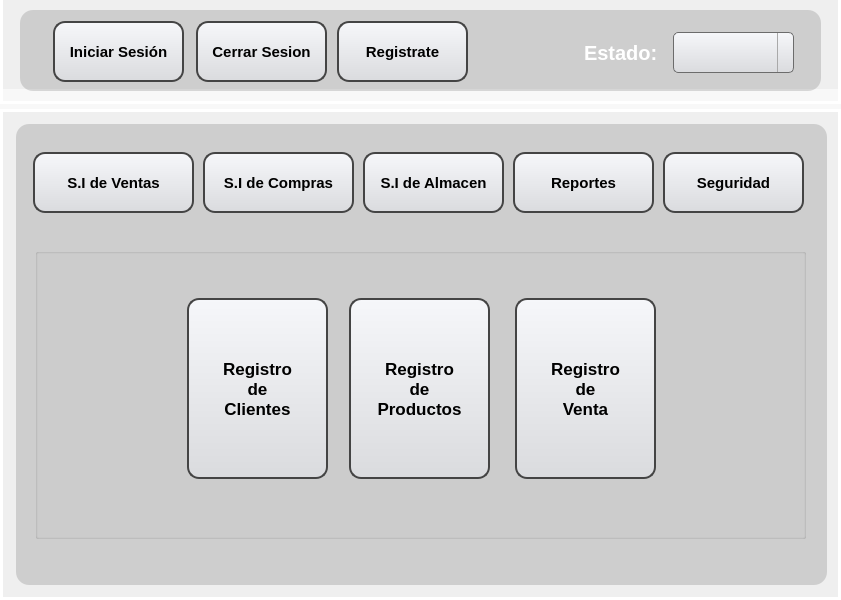
<?xml version="1.0" encoding="UTF-8"?>
<ui version="4.0">
 <class>MainWindow</class>
 <widget class="QMainWindow" name="MainWindow">
  <property name="geometry">
   <rect>
    <x>0</x>
    <y>0</y>
    <width>841</width>
    <height>600</height>
   </rect>
  </property>
  <property name="minimumSize">
   <size>
    <width>841</width>
    <height>600</height>
   </size>
  </property>
  <property name="maximumSize">
   <size>
    <width>841</width>
    <height>600</height>
   </size>
  </property>
  <property name="windowTitle">
   <string>MainWindow</string>
  </property>
  <property name="styleSheet">
   <string notr="true"/>
  </property>
  <widget class="QWidget" name="centralwidget">
   <widget class="QLabel" name="fondo1">
    <property name="geometry">
     <rect>
      <x>0</x>
      <y>0</y>
      <width>841</width>
      <height>101</height>
     </rect>
    </property>
    <property name="text">
     <string/>
    </property>
    <property name="pixmap">
     <pixmap>../IMG/fondo.png</pixmap>
    </property>
    <property name="scaledContents">
     <bool>true</bool>
    </property>
   </widget>
   <widget class="QLabel" name="fondo2">
    <property name="geometry">
     <rect>
      <x>0</x>
      <y>100</y>
      <width>841</width>
      <height>501</height>
     </rect>
    </property>
    <property name="text">
     <string/>
    </property>
    <property name="pixmap">
     <pixmap>../IMG/fondo.png</pixmap>
    </property>
    <property name="scaledContents">
     <bool>true</bool>
    </property>
   </widget>
   <widget class="QPushButton" name="bt_inicio_sesion">
    <property name="geometry">
     <rect>
      <x>53</x>
      <y>21</y>
      <width>131</width>
      <height>61</height>
     </rect>
    </property>
    <property name="font">
     <font>
      <pointsize>11</pointsize>
      <weight>75</weight>
      <bold>true</bold>
      <underline>false</underline>
      <strikeout>false</strikeout>
     </font>
    </property>
    <property name="styleSheet">
     <string notr="true">QPushButton {
	 background: qlineargradient(x1:0, y1:0, x2:0, y2:1, stop:0 #f6f7fa, stop:1 #dadbde);
	border: 2px solid #444444;
    text-align: center; 
    text-decoration: none; 
    border-radius: 12px;
}

QPushButton:hover {
	background-color: rgb(0, 255, 0);
}

QPushButton:pressed {
	background-color: rgb(0, 217, 0);
}</string>
    </property>
    <property name="text">
     <string>Iniciar Sesión</string>
    </property>
   </widget>
   <widget class="QPushButton" name="bt_ingreso_ventas">
    <property name="geometry">
     <rect>
      <x>33</x>
      <y>152</y>
      <width>161</width>
      <height>61</height>
     </rect>
    </property>
    <property name="font">
     <font>
      <pointsize>11</pointsize>
      <weight>75</weight>
      <bold>true</bold>
      <underline>false</underline>
      <strikeout>false</strikeout>
     </font>
    </property>
    <property name="styleSheet">
     <string notr="true">QPushButton {
	 background: qlineargradient(x1:0, y1:0, x2:0, y2:1, stop:0 #f6f7fa, stop:1 #dadbde);
	border: 2px solid #444444;
    text-align: center; 
    text-decoration: none; 
    border-radius: 12px;
}

QPushButton:hover {
	background-color: rgb(241, 241, 241);
}

QPushButton:pressed {
	background-color: rgb(223, 223, 223);
}</string>
    </property>
    <property name="text">
     <string>S.I de Ventas</string>
    </property>
   </widget>
   <widget class="QPushButton" name="bt_ingreso_compras">
    <property name="geometry">
     <rect>
      <x>203</x>
      <y>152</y>
      <width>151</width>
      <height>61</height>
     </rect>
    </property>
    <property name="font">
     <font>
      <pointsize>11</pointsize>
      <weight>75</weight>
      <bold>true</bold>
      <underline>false</underline>
      <strikeout>false</strikeout>
     </font>
    </property>
    <property name="styleSheet">
     <string notr="true">QPushButton {
	 background: qlineargradient(x1:0, y1:0, x2:0, y2:1, stop:0 #f6f7fa, stop:1 #dadbde);
	border: 2px solid #444444;
    text-align: center; 
    text-decoration: none; 
    border-radius: 12px;
}

QPushButton:hover {
	background-color: rgb(241, 241, 241);
}

QPushButton:pressed {
	background-color: rgb(223, 223, 223);
}</string>
    </property>
    <property name="text">
     <string>S.I de Compras</string>
    </property>
   </widget>
   <widget class="QPushButton" name="bt_ingreso_almacen">
    <property name="geometry">
     <rect>
      <x>363</x>
      <y>152</y>
      <width>141</width>
      <height>61</height>
     </rect>
    </property>
    <property name="font">
     <font>
      <pointsize>11</pointsize>
      <weight>75</weight>
      <bold>true</bold>
      <underline>false</underline>
      <strikeout>false</strikeout>
     </font>
    </property>
    <property name="styleSheet">
     <string notr="true">QPushButton {
	 background: qlineargradient(x1:0, y1:0, x2:0, y2:1, stop:0 #f6f7fa, stop:1 #dadbde);
	border: 2px solid #444444;
    text-align: center; 
    text-decoration: none; 
    border-radius: 12px;
}

QPushButton:hover {
	background-color: rgb(241, 241, 241);
}

QPushButton:pressed {
	background-color: rgb(223, 223, 223);
}</string>
    </property>
    <property name="text">
     <string>S.I de Almacen</string>
    </property>
   </widget>
   <widget class="QPushButton" name="bt_ingreso_reportes">
    <property name="geometry">
     <rect>
      <x>513</x>
      <y>152</y>
      <width>141</width>
      <height>61</height>
     </rect>
    </property>
    <property name="font">
     <font>
      <pointsize>11</pointsize>
      <weight>75</weight>
      <bold>true</bold>
      <underline>false</underline>
      <strikeout>false</strikeout>
     </font>
    </property>
    <property name="styleSheet">
     <string notr="true">QPushButton {
	 background: qlineargradient(x1:0, y1:0, x2:0, y2:1, stop:0 #f6f7fa, stop:1 #dadbde);
	border: 2px solid #444444;
    text-align: center; 
    text-decoration: none; 
    border-radius: 12px;
}

QPushButton:hover {
	background-color: rgb(241, 241, 241);
}

QPushButton:pressed {
	background-color: rgb(223, 223, 223);
}</string>
    </property>
    <property name="text">
     <string>Reportes</string>
    </property>
   </widget>
   <widget class="QPushButton" name="bt_cerrar_sesion">
    <property name="geometry">
     <rect>
      <x>196</x>
      <y>21</y>
      <width>131</width>
      <height>61</height>
     </rect>
    </property>
    <property name="font">
     <font>
      <pointsize>11</pointsize>
      <weight>75</weight>
      <bold>true</bold>
      <underline>false</underline>
      <strikeout>false</strikeout>
     </font>
    </property>
    <property name="styleSheet">
     <string notr="true">QPushButton {
	 background: qlineargradient(x1:0, y1:0, x2:0, y2:1, stop:0 #f6f7fa, stop:1 #dadbde);
	border: 2px solid #444444;
    text-align: center; 
    text-decoration: none; 
    border-radius: 12px;
}

QPushButton:hover {
	background-color: rgb(255, 0, 0);
}

QPushButton:pressed {
	background-color: rgb(166, 0, 0);
}</string>
    </property>
    <property name="text">
     <string>Cerrar Sesion</string>
    </property>
   </widget>
   <widget class="QLabel" name="label_4">
    <property name="geometry">
     <rect>
      <x>16</x>
      <y>124</y>
      <width>811</width>
      <height>461</height>
     </rect>
    </property>
    <property name="styleSheet">
     <string notr="true">background-color:rgba(0,0,0,35);
border-radius:13px</string>
    </property>
    <property name="text">
     <string/>
    </property>
   </widget>
   <widget class="QComboBox" name="cb_estado">
    <property name="geometry">
     <rect>
      <x>673</x>
      <y>32</y>
      <width>121</width>
      <height>41</height>
     </rect>
    </property>
    <property name="styleSheet">
     <string notr="true">QComboBox {
    background: qlineargradient(x1:0, y1:0, x2:0, y2:1, stop:0 #f6f7fa, stop:1 #dadbde);
    border: 1px solid #6c6c6c;
    border-radius: 5px;
    padding: 1px 18px 1px 3px;
    min-width: 6em;
}

QComboBox::drop-down {
    border-left-width: 1px;
    border-left-color: darkgray;
    border-left-style: solid;    
}
QComboBox::down-arrow {
	border-image: url(:/image/IMG/203484.png);
}

QComboBox::hover{
	background-color: rgb(241, 241, 241);
}
</string>
    </property>
    <property name="maxCount">
     <number>2147483647</number>
    </property>
   </widget>
   <widget class="QLabel" name="label_2">
    <property name="geometry">
     <rect>
      <x>584</x>
      <y>2</y>
      <width>81</width>
      <height>101</height>
     </rect>
    </property>
    <property name="font">
     <font>
      <pointsize>15</pointsize>
      <weight>75</weight>
      <bold>true</bold>
     </font>
    </property>
    <property name="styleSheet">
     <string notr="true">color: white;</string>
    </property>
    <property name="text">
     <string>Estado:</string>
    </property>
   </widget>
   <widget class="QLabel" name="label_5">
    <property name="geometry">
     <rect>
      <x>0</x>
      <y>89</y>
      <width>841</width>
      <height>20</height>
     </rect>
    </property>
    <property name="styleSheet">
     <string notr="true">background-color: rgb(248, 248, 248);</string>
    </property>
    <property name="text">
     <string/>
    </property>
   </widget>
   <widget class="QLabel" name="fondo3">
    <property name="geometry">
     <rect>
      <x>495</x>
      <y>15</y>
      <width>71</width>
      <height>71</height>
     </rect>
    </property>
    <property name="text">
     <string/>
    </property>
    <property name="pixmap">
     <pixmap>../IMG/METROSPLASH.png</pixmap>
    </property>
    <property name="scaledContents">
     <bool>true</bool>
    </property>
   </widget>
   <widget class="QLabel" name="label_7">
    <property name="geometry">
     <rect>
      <x>20</x>
      <y>10</y>
      <width>801</width>
      <height>81</height>
     </rect>
    </property>
    <property name="styleSheet">
     <string notr="true">background-color:rgba(0,0,0,35);
border-radius:13px</string>
    </property>
    <property name="text">
     <string/>
    </property>
   </widget>
   <widget class="QPushButton" name="bt_registrate">
    <property name="geometry">
     <rect>
      <x>337</x>
      <y>21</y>
      <width>131</width>
      <height>61</height>
     </rect>
    </property>
    <property name="font">
     <font>
      <pointsize>11</pointsize>
      <weight>75</weight>
      <bold>true</bold>
      <underline>false</underline>
      <strikeout>false</strikeout>
     </font>
    </property>
    <property name="styleSheet">
     <string notr="true">QPushButton {
	 background: qlineargradient(x1:0, y1:0, x2:0, y2:1, stop:0 #f6f7fa, stop:1 #dadbde);
	border: 2px solid #444444;
    text-align: center; 
    text-decoration: none; 
    border-radius: 12px;
}

QPushButton:hover {
	background-color: rgb(255, 255, 0);
}

QPushButton:pressed {
	background-color: rgb(226, 226, 0);
}</string>
    </property>
    <property name="text">
     <string>Registrate</string>
    </property>
   </widget>
   <widget class="QPushButton" name="bt_ingreso_seguridad">
    <property name="geometry">
     <rect>
      <x>663</x>
      <y>152</y>
      <width>141</width>
      <height>61</height>
     </rect>
    </property>
    <property name="font">
     <font>
      <pointsize>11</pointsize>
      <weight>75</weight>
      <bold>true</bold>
      <underline>false</underline>
      <strikeout>false</strikeout>
     </font>
    </property>
    <property name="styleSheet">
     <string notr="true">QPushButton {
	 background: qlineargradient(x1:0, y1:0, x2:0, y2:1, stop:0 #f6f7fa, stop:1 #dadbde);
	border: 2px solid #444444;
    text-align: center; 
    text-decoration: none; 
    border-radius: 12px;
}

QPushButton:hover {
	background-color: rgb(241, 241, 241);
}

QPushButton:pressed {
	background-color: rgb(223, 223, 223);
}</string>
    </property>
    <property name="text">
     <string>Seguridad</string>
    </property>
   </widget>
   <widget class="QLabel" name="label_3">
    <property name="enabled">
     <bool>false</bool>
    </property>
    <property name="geometry">
     <rect>
      <x>0</x>
      <y>109</y>
      <width>841</width>
      <height>491</height>
     </rect>
    </property>
    <property name="styleSheet">
     <string notr="true">background-color: qlineargradient(spread:pad, x1:0, y1:0, x2:0, y2:00715909, stop:0 rgba(0, 0, 0, 35), stop:0.375 rgba(0, 0, 0, 50), stop:0.835227 rgba(0, 0, 0, 75));

border: 3px solid white; </string>
    </property>
    <property name="text">
     <string/>
    </property>
   </widget>
   <widget class="QLabel" name="label_6">
    <property name="enabled">
     <bool>false</bool>
    </property>
    <property name="geometry">
     <rect>
      <x>0</x>
      <y>-7</y>
      <width>841</width>
      <height>111</height>
     </rect>
    </property>
    <property name="styleSheet">
     <string notr="true">background-color: qlineargradient(spread:pad, x1:0, y1:0, x2:0, y2:00715909, stop:0 rgba(0, 0, 0, 35), stop:0.375 rgba(0, 0, 0, 50), stop:0.835227 rgba(0, 0, 0, 75));

border: 3px solid white; </string>
    </property>
    <property name="text">
     <string/>
    </property>
   </widget>
   <widget class="QGroupBox" name="groupBox">
    <property name="geometry">
     <rect>
      <x>35</x>
      <y>248</y>
      <width>771</width>
      <height>291</height>
     </rect>
    </property>
    <property name="title">
     <string/>
    </property>
    <widget class="QPushButton" name="bt_accion1">
     <property name="geometry">
      <rect>
       <x>152</x>
       <y>50</y>
       <width>141</width>
       <height>181</height>
      </rect>
     </property>
     <property name="font">
      <font>
       <pointsize>13</pointsize>
       <weight>75</weight>
       <bold>true</bold>
       <underline>false</underline>
       <strikeout>false</strikeout>
      </font>
     </property>
     <property name="styleSheet">
      <string notr="true">QPushButton {
	 background: qlineargradient(x1:0, y1:0, x2:0, y2:1, stop:0 #f6f7fa, stop:1 #dadbde);
	border: 2px solid #444444;
    text-align: center; 
    text-decoration: none; 
    border-radius: 12px;
}

QPushButton:hover {
	background-color: rgb(166, 243, 0);
}

QPushButton:pressed {
	background-color: rgb(139, 209, 10);
}</string>
     </property>
     <property name="text">
      <string>Registro
de
Clientes</string>
     </property>
    </widget>
    <widget class="QPushButton" name="bt_accion2">
     <property name="geometry">
      <rect>
       <x>314</x>
       <y>50</y>
       <width>141</width>
       <height>181</height>
      </rect>
     </property>
     <property name="font">
      <font>
       <pointsize>13</pointsize>
       <weight>75</weight>
       <bold>true</bold>
       <underline>false</underline>
       <strikeout>false</strikeout>
      </font>
     </property>
     <property name="styleSheet">
      <string notr="true">QPushButton {
	 background: qlineargradient(x1:0, y1:0, x2:0, y2:1, stop:0 #f6f7fa, stop:1 #dadbde);
	border: 2px solid #444444;
    text-align: center; 
    text-decoration: none; 
    border-radius: 12px;
}

QPushButton:hover {
	background-color: rgb(166, 243, 0);
}

QPushButton:pressed {
	background-color: rgb(139, 209, 10);
}</string>
     </property>
     <property name="text">
      <string>Registro
de
Productos</string>
     </property>
    </widget>
    <widget class="QPushButton" name="bt_accion3">
     <property name="geometry">
      <rect>
       <x>480</x>
       <y>50</y>
       <width>141</width>
       <height>181</height>
      </rect>
     </property>
     <property name="font">
      <font>
       <pointsize>13</pointsize>
       <weight>75</weight>
       <bold>true</bold>
       <underline>false</underline>
       <strikeout>false</strikeout>
      </font>
     </property>
     <property name="styleSheet">
      <string notr="true">QPushButton {
	 background: qlineargradient(x1:0, y1:0, x2:0, y2:1, stop:0 #f6f7fa, stop:1 #dadbde);
	border: 2px solid #444444;
    text-align: center; 
    text-decoration: none; 
    border-radius: 12px;
}

QPushButton:hover {
	background-color: rgb(166, 243, 0);
}

QPushButton:pressed {
	background-color: rgb(139, 209, 10);
}</string>
     </property>
     <property name="text">
      <string>Registro
de
Venta</string>
     </property>
    </widget>
   </widget>
   <zorder>fondo2</zorder>
   <zorder>label_5</zorder>
   <zorder>fondo1</zorder>
   <zorder>label_3</zorder>
   <zorder>label_6</zorder>
   <zorder>label_4</zorder>
   <zorder>label_7</zorder>
   <zorder>label_2</zorder>
   <zorder>fondo3</zorder>
   <zorder>bt_ingreso_almacen</zorder>
   <zorder>bt_ingreso_compras</zorder>
   <zorder>cb_estado</zorder>
   <zorder>bt_ingreso_reportes</zorder>
   <zorder>bt_ingreso_seguridad</zorder>
   <zorder>bt_inicio_sesion</zorder>
   <zorder>bt_cerrar_sesion</zorder>
   <zorder>bt_registrate</zorder>
   <zorder>bt_ingreso_ventas</zorder>
   <zorder>groupBox</zorder>
  </widget>
 </widget>
 <resources>
  <include location="../WIDGET/logIMG.qrc"/>
 </resources>
 <connections/>
</ui>
